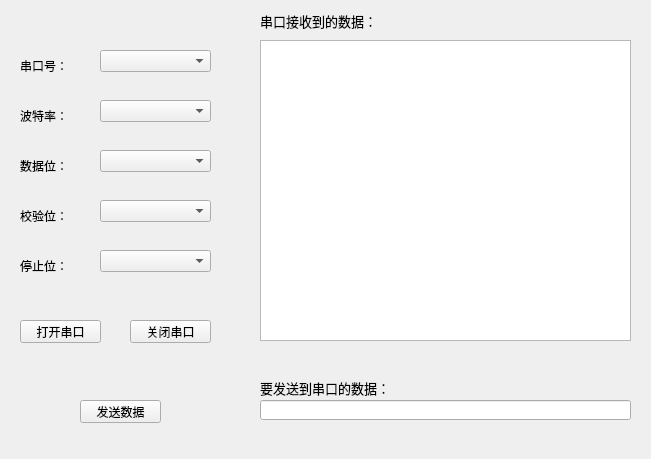
<?xml version="1.0" encoding="UTF-8"?>
<ui version="4.0">
 <class>Widget</class>
 <widget class="QWidget" name="Widget">
  <property name="geometry">
   <rect>
    <x>0</x>
    <y>0</y>
    <width>651</width>
    <height>459</height>
   </rect>
  </property>
  <property name="windowTitle">
   <string>Widget</string>
  </property>
  <widget class="QFrame" name="frame">
   <property name="geometry">
    <rect>
     <x>380</x>
     <y>110</y>
     <width>231</width>
     <height>171</height>
    </rect>
   </property>
   <property name="frameShape">
    <enum>QFrame::StyledPanel</enum>
   </property>
   <property name="frameShadow">
    <enum>QFrame::Raised</enum>
   </property>
   <widget class="QComboBox" name="comboBox">
    <property name="geometry">
     <rect>
      <x>80</x>
      <y>10</y>
      <width>91</width>
      <height>22</height>
     </rect>
    </property>
   </widget>
   <widget class="QPushButton" name="pushButton_cmopen">
    <property name="geometry">
     <rect>
      <x>10</x>
      <y>100</y>
      <width>75</width>
      <height>23</height>
     </rect>
    </property>
    <property name="text">
     <string>打开串口</string>
    </property>
   </widget>
   <widget class="QLabel" name="label_2">
    <property name="geometry">
     <rect>
      <x>20</x>
      <y>10</y>
      <width>54</width>
      <height>12</height>
     </rect>
    </property>
    <property name="text">
     <string>串口号：</string>
    </property>
   </widget>
   <widget class="QLabel" name="label_3">
    <property name="geometry">
     <rect>
      <x>20</x>
      <y>50</y>
      <width>54</width>
      <height>12</height>
     </rect>
    </property>
    <property name="text">
     <string>波特率：</string>
    </property>
   </widget>
  </widget>
  <widget class="QTextEdit" name="textEdit">
   <property name="geometry">
    <rect>
     <x>260</x>
     <y>40</y>
     <width>371</width>
     <height>301</height>
    </rect>
   </property>
  </widget>
  <widget class="QLabel" name="label">
   <property name="geometry">
    <rect>
     <x>20</x>
     <y>60</y>
     <width>54</width>
     <height>12</height>
    </rect>
   </property>
   <property name="text">
    <string>串口号：</string>
   </property>
   <property name="buddy">
    <cstring>comboBox_ckh</cstring>
   </property>
  </widget>
  <widget class="QLabel" name="label_4">
   <property name="geometry">
    <rect>
     <x>260</x>
     <y>10</y>
     <width>151</width>
     <height>21</height>
    </rect>
   </property>
   <property name="font">
    <font>
     <family>AcadEref</family>
     <pointsize>10</pointsize>
    </font>
   </property>
   <property name="text">
    <string>串口接收到的数据：</string>
   </property>
  </widget>
  <widget class="QLabel" name="label_5">
   <property name="geometry">
    <rect>
     <x>20</x>
     <y>110</y>
     <width>54</width>
     <height>12</height>
    </rect>
   </property>
   <property name="text">
    <string>波特率：</string>
   </property>
   <property name="buddy">
    <cstring>comboBox_btl</cstring>
   </property>
  </widget>
  <widget class="QLabel" name="label_6">
   <property name="geometry">
    <rect>
     <x>20</x>
     <y>160</y>
     <width>54</width>
     <height>12</height>
    </rect>
   </property>
   <property name="text">
    <string>数据位：</string>
   </property>
   <property name="buddy">
    <cstring>comboBox_sjw</cstring>
   </property>
  </widget>
  <widget class="QLabel" name="label_7">
   <property name="geometry">
    <rect>
     <x>20</x>
     <y>210</y>
     <width>54</width>
     <height>12</height>
    </rect>
   </property>
   <property name="text">
    <string>校验位：</string>
   </property>
   <property name="buddy">
    <cstring>comboBox_jyw</cstring>
   </property>
  </widget>
  <widget class="QLabel" name="label_8">
   <property name="geometry">
    <rect>
     <x>20</x>
     <y>260</y>
     <width>54</width>
     <height>12</height>
    </rect>
   </property>
   <property name="text">
    <string>停止位：</string>
   </property>
   <property name="buddy">
    <cstring>comboBox_tzw</cstring>
   </property>
  </widget>
  <widget class="QComboBox" name="comboBox_ckh">
   <property name="geometry">
    <rect>
     <x>100</x>
     <y>50</y>
     <width>111</width>
     <height>22</height>
    </rect>
   </property>
  </widget>
  <widget class="QComboBox" name="comboBox_btl">
   <property name="geometry">
    <rect>
     <x>100</x>
     <y>100</y>
     <width>111</width>
     <height>22</height>
    </rect>
   </property>
  </widget>
  <widget class="QComboBox" name="comboBox_sjw">
   <property name="geometry">
    <rect>
     <x>100</x>
     <y>150</y>
     <width>111</width>
     <height>22</height>
    </rect>
   </property>
  </widget>
  <widget class="QComboBox" name="comboBox_jyw">
   <property name="geometry">
    <rect>
     <x>100</x>
     <y>200</y>
     <width>111</width>
     <height>22</height>
    </rect>
   </property>
  </widget>
  <widget class="QComboBox" name="comboBox_tzw">
   <property name="geometry">
    <rect>
     <x>100</x>
     <y>250</y>
     <width>111</width>
     <height>22</height>
    </rect>
   </property>
  </widget>
  <widget class="QPushButton" name="pushButton_open">
   <property name="geometry">
    <rect>
     <x>20</x>
     <y>320</y>
     <width>81</width>
     <height>23</height>
    </rect>
   </property>
   <property name="text">
    <string>打开串口</string>
   </property>
  </widget>
  <widget class="QPushButton" name="pushButton_close">
   <property name="geometry">
    <rect>
     <x>130</x>
     <y>320</y>
     <width>81</width>
     <height>23</height>
    </rect>
   </property>
   <property name="text">
    <string>关闭串口</string>
   </property>
  </widget>
  <widget class="QLineEdit" name="lineEdit">
   <property name="geometry">
    <rect>
     <x>260</x>
     <y>400</y>
     <width>371</width>
     <height>20</height>
    </rect>
   </property>
  </widget>
  <widget class="QLabel" name="label_9">
   <property name="geometry">
    <rect>
     <x>260</x>
     <y>380</y>
     <width>131</width>
     <height>16</height>
    </rect>
   </property>
   <property name="font">
    <font>
     <family>AcadEref</family>
     <pointsize>10</pointsize>
    </font>
   </property>
   <property name="text">
    <string>要发送到串口的数据：</string>
   </property>
  </widget>
  <widget class="QPushButton" name="pushButton_send">
   <property name="geometry">
    <rect>
     <x>80</x>
     <y>400</y>
     <width>81</width>
     <height>23</height>
    </rect>
   </property>
   <property name="text">
    <string>发送数据</string>
   </property>
  </widget>
 </widget>
 <layoutdefault spacing="6" margin="11"/>
 <resources/>
 <connections/>
</ui>
